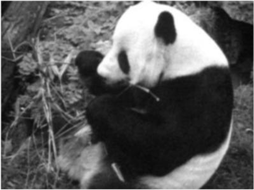
#> input picture lectures_py-files/Lecture02_py-files/panda.png, 254 x 190 px
$ python reshuffle.py
#> lines starting #> are read from the running program, lines starting #| are printed output that depends on the picture
import numpy as np
import matplotlib.pyplot as plt
from PIL import Image

# Read image and convert to grayscale
rgb = np.asarray(Image.open("panda.png").convert("RGB"), dtype=float)
img = np.floor(
    0.298936 * rgb[:, :, 0]
    + 0.587043 * rgb[:, :, 1]
    + 0.114021 * rgb[:, :, 2]
    + 0.5
).astype(np.uint8)

rr, cc = img.shape
#> rr = 190; cc = 254


def show_image_and_histogram(image, title):
    plt.figure()
    plt.imshow(image, cmap="gray", interpolation="nearest")
    plt.title(title)
    plt.axis("off")

    plt.figure()
    plt.hist(
        image.ravel(),
        bins=256,
        range=(-0.5, 255.5),
        color="black"
    )
    plt.xlim(0, 255)
    plt.title(f"{title} — histogram")
    plt.xlabel("Pixel intensity")
    plt.ylabel("Number of pixels")


show_image_and_histogram(img, "Original image")

# Flatten using MATLAB's column-major order
v = img.ravel(order="F")

# Randomly shuffle the pixel values
rng = np.random.default_rng()
v = rng.permutation(v)

# Reshape using the same column-major order
img2 = v.reshape((rr, cc), order="F")
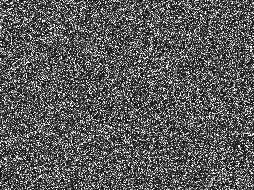
#> img2: shape (190, 254); min 5, max 255, mean 90

show_image_and_histogram(img2, "Shuffled image")

plt.show()
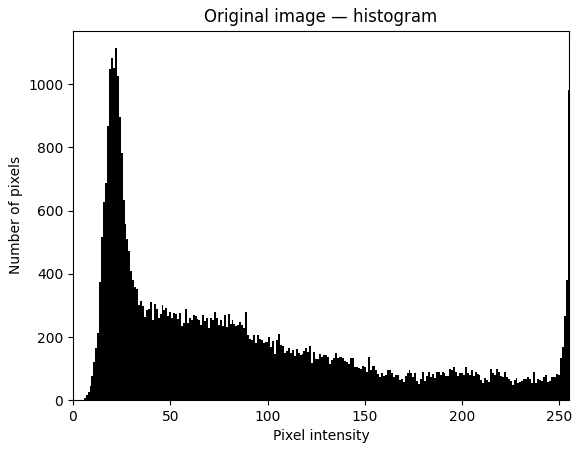
#> figure drawn by matplotlib, 1 panel; tallest bar 1114 high, from x = 21.5 to 22.5
#> figure, not shown here; tallest bar 1114 high, from x = 21.5 to 22.5
